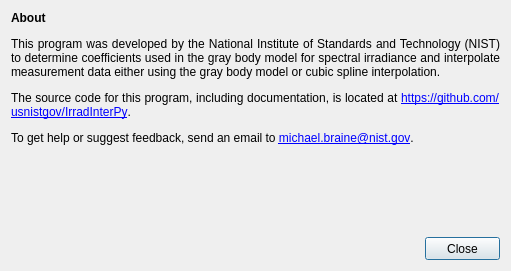
<?xml version="1.0" encoding="UTF-8"?>
<ui version="4.0">
 <class>Dialog</class>
 <widget class="QDialog" name="Dialog">
  <property name="geometry">
   <rect>
    <x>0</x>
    <y>0</y>
    <width>511</width>
    <height>271</height>
   </rect>
  </property>
  <property name="minimumSize">
   <size>
    <width>511</width>
    <height>271</height>
   </size>
  </property>
  <property name="windowTitle">
   <string>NIST Irradiance Interpolation - About IrradInterPy</string>
  </property>
  <layout class="QGridLayout" name="gridLayout_2">
   <item row="0" column="0">
    <layout class="QGridLayout" name="gridLayout">
     <item row="1" column="1">
      <widget class="QPushButton" name="pushButton">
       <property name="minimumSize">
        <size>
         <width>75</width>
         <height>23</height>
        </size>
       </property>
       <property name="maximumSize">
        <size>
         <width>75</width>
         <height>23</height>
        </size>
       </property>
       <property name="text">
        <string>Close</string>
       </property>
      </widget>
     </item>
     <item row="1" column="0">
      <widget class="QLabel" name="label_empty">
       <property name="minimumSize">
        <size>
         <width>100</width>
         <height>0</height>
        </size>
       </property>
       <property name="text">
        <string/>
       </property>
      </widget>
     </item>
     <item row="0" column="0" colspan="2">
      <widget class="QLabel" name="label_text">
       <property name="minimumSize">
        <size>
         <width>350</width>
         <height>160</height>
        </size>
       </property>
       <property name="text">
        <string>&lt;html&gt;&lt;head/&gt;&lt;body&gt;&lt;p align=&quot;justify&quot;&gt;&lt;span style=&quot; font-weight:600;&quot;&gt;About&lt;/span&gt;&lt;/p&gt;&lt;p align=&quot;justify&quot;&gt;This program was developed by the National Institute of Standards and Technology (NIST) to determine coefficients used in the gray body model for spectral irradiance and interpolate measurement data either using the gray body model or cubic spline interpolation.&lt;/p&gt;&lt;p align=&quot;justify&quot;&gt;The source code for this program, including documentation, is located at &lt;a href=&quot;https://github.com/usnistgov/IrradInterPy&quot;&gt;&lt;span style=&quot; text-decoration: underline; color:#0000ff;&quot;&gt;https://github.com/usnistgov/IrradInterPy&lt;/span&gt;&lt;/a&gt;.&lt;/p&gt;&lt;p align=&quot;justify&quot;&gt;To get help or suggest feedback, send an email to &lt;a href=&quot;mailto:michael.braine@nist.gov&quot;&gt;&lt;span style=&quot; text-decoration: underline; color:#0000ff;&quot;&gt;michael.braine@nist.gov&lt;/span&gt;&lt;/a&gt;.&lt;/p&gt;&lt;/body&gt;&lt;/html&gt;</string>
       </property>
       <property name="alignment">
        <set>Qt::AlignLeading|Qt::AlignLeft|Qt::AlignTop</set>
       </property>
       <property name="wordWrap">
        <bool>true</bool>
       </property>
      </widget>
     </item>
    </layout>
   </item>
  </layout>
 </widget>
 <resources/>
 <connections/>
</ui>
